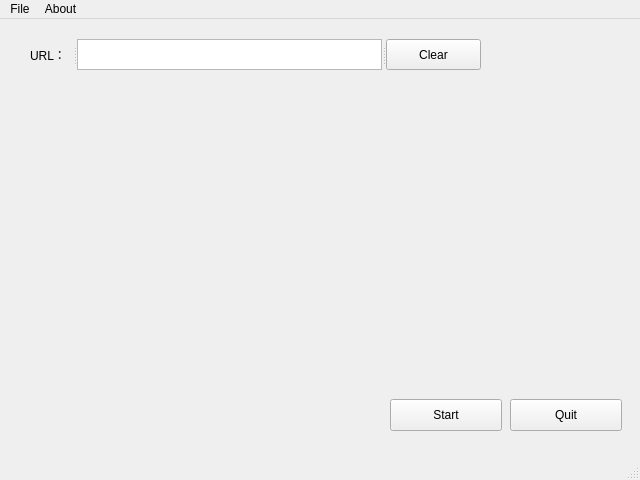
<?xml version="1.0" encoding="UTF-8"?>
<ui version="4.0">
 <class>MainWindow</class>
 <widget class="QMainWindow" name="MainWindow">
  <property name="geometry">
   <rect>
    <x>0</x>
    <y>0</y>
    <width>640</width>
    <height>480</height>
   </rect>
  </property>
  <property name="windowTitle">
   <string>MainWindow</string>
  </property>
  <widget class="QWidget" name="centralwidget">
   <widget class="QPushButton" name="pushButton">
    <property name="geometry">
     <rect>
      <x>510</x>
      <y>380</y>
      <width>112</width>
      <height>32</height>
     </rect>
    </property>
    <property name="text">
     <string>Quit</string>
    </property>
   </widget>
   <widget class="QPushButton" name="pushButton_2">
    <property name="geometry">
     <rect>
      <x>390</x>
      <y>380</y>
      <width>112</width>
      <height>32</height>
     </rect>
    </property>
    <property name="text">
     <string>Start</string>
    </property>
   </widget>
   <widget class="QSplitter" name="splitter">
    <property name="geometry">
     <rect>
      <x>30</x>
      <y>20</y>
      <width>451</width>
      <height>31</height>
     </rect>
    </property>
    <property name="orientation">
     <enum>Qt::Horizontal</enum>
    </property>
    <widget class="QLabel" name="label">
     <property name="text">
      <string>URL：</string>
     </property>
    </widget>
    <widget class="QPlainTextEdit" name="plainTextEdit"/>
    <widget class="QPushButton" name="pushButton_3">
     <property name="text">
      <string>Clear</string>
     </property>
    </widget>
   </widget>
  </widget>
  <widget class="QMenuBar" name="menubar">
   <property name="geometry">
    <rect>
     <x>0</x>
     <y>0</y>
     <width>640</width>
     <height>24</height>
    </rect>
   </property>
   <widget class="QMenu" name="menuDemo">
    <property name="title">
     <string>File</string>
    </property>
    <addaction name="actionOpen"/>
    <addaction name="actionSave"/>
    <addaction name="actionExit"/>
   </widget>
   <widget class="QMenu" name="menuAbout">
    <property name="title">
     <string>About</string>
    </property>
    <addaction name="actionAbout"/>
   </widget>
   <addaction name="menuDemo"/>
   <addaction name="menuAbout"/>
  </widget>
  <widget class="QStatusBar" name="statusbar"/>
  <action name="actionOpen">
   <property name="text">
    <string>Open</string>
   </property>
  </action>
  <action name="actionSave">
   <property name="text">
    <string>Save</string>
   </property>
  </action>
  <action name="actionExit">
   <property name="text">
    <string>Exit</string>
   </property>
  </action>
  <action name="actionAbout">
   <property name="text">
    <string>About</string>
   </property>
  </action>
 </widget>
 <resources/>
 <connections>
  <connection>
   <sender>plainTextEdit</sender>
   <signal>textChanged()</signal>
   <receiver>pushButton_3</receiver>
   <slot>click()</slot>
   <hints>
    <hint type="sourcelabel">
     <x>213</x>
     <y>48</y>
    </hint>
    <hint type="destinationlabel">
     <x>355</x>
     <y>51</y>
    </hint>
   </hints>
  </connection>
 </connections>
</ui>
